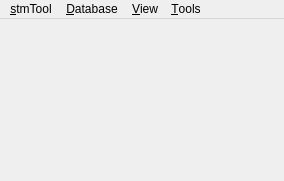
<?xml version="1.0" encoding="UTF-8"?>
<ui version="4.0">
 <class>baseWindowClass</class>
 <widget class="QMainWindow" name="baseWindowClass">
  <property name="geometry">
   <rect>
    <x>0</x>
    <y>0</y>
    <width>284</width>
    <height>181</height>
   </rect>
  </property>
  <property name="sizePolicy">
   <sizepolicy hsizetype="Preferred" vsizetype="Preferred">
    <horstretch>0</horstretch>
    <verstretch>0</verstretch>
   </sizepolicy>
  </property>
  <property name="windowTitle">
   <string>stmTool</string>
  </property>
  <property name="windowIcon">
   <iconset resource="../../../../../../../../home/joj/workspace/STM/res/guires.qrc">
    <normaloff>:/icons/icon.svg</normaloff>:/icons/icon.svg</iconset>
  </property>
  <widget class="QWidget" name="centralwidget"/>
  <widget class="QMenuBar" name="menubar">
   <property name="geometry">
    <rect>
     <x>0</x>
     <y>0</y>
     <width>284</width>
     <height>25</height>
    </rect>
   </property>
   <widget class="QMenu" name="menu_stmTool">
    <property name="title">
     <string>&amp;stmTool</string>
    </property>
    <widget class="QMenu" name="menu_Devices">
     <property name="title">
      <string>&amp;Devices</string>
     </property>
     <addaction name="action_Select_device"/>
    </widget>
    <addaction name="action_New_window"/>
    <addaction name="separator"/>
    <addaction name="menu_Devices"/>
    <addaction name="separator"/>
    <addaction name="action_Preferences"/>
    <addaction name="separator"/>
    <addaction name="action_Quit"/>
   </widget>
   <widget class="QMenu" name="menu_View">
    <property name="title">
     <string>&amp;View</string>
    </property>
    <addaction name="action_Fullscreen"/>
   </widget>
   <widget class="QMenu" name="menu_Help">
    <property name="title">
     <string>&amp;Tools</string>
    </property>
    <addaction name="action_Color_scale_viewer"/>
    <addaction name="action_Log_viewer"/>
    <addaction name="separator"/>
    <addaction name="action_About_stmTool"/>
    <addaction name="action_About_Qt"/>
   </widget>
   <widget class="QMenu" name="menu_sdm">
    <property name="title">
     <string>&amp;Database</string>
    </property>
    <addaction name="action_Browser"/>
    <addaction name="separator"/>
    <addaction name="action_Recent_ressources"/>
    <addaction name="action_Manage_dataspaces"/>
   </widget>
   <addaction name="menu_stmTool"/>
   <addaction name="menu_sdm"/>
   <addaction name="menu_View"/>
   <addaction name="menu_Help"/>
  </widget>
  <action name="action_New_window">
   <property name="icon">
    <iconset resource="../../../../../../../../home/joj/workspace/STM/res/guires.qrc">
     <normaloff>:/icons/document-new.svg.png</normaloff>:/icons/document-new.svg.png</iconset>
   </property>
   <property name="text">
    <string>&amp;New window</string>
   </property>
   <property name="shortcut">
    <string>Ctrl+Shift+N</string>
   </property>
  </action>
  <action name="action_Load_RAW_data">
   <property name="icon">
    <iconset resource="../../../../../../../../home/joj/workspace/STM/res/guires.qrc">
     <normaloff>:/icons/document-open.svg.png</normaloff>:/icons/document-open.svg.png</iconset>
   </property>
   <property name="text">
    <string>&amp;Load RAW data</string>
   </property>
   <property name="shortcut">
    <string>Ctrl+Shift+L</string>
   </property>
  </action>
  <action name="action_Save_RAW_data">
   <property name="icon">
    <iconset resource="../../../../../../../../home/joj/workspace/STM/res/guires.qrc">
     <normaloff>:/icons/document-save.svg.png</normaloff>:/icons/document-save.svg.png</iconset>
   </property>
   <property name="text">
    <string>&amp;Save RAW data</string>
   </property>
   <property name="shortcut">
    <string>Ctrl+Shift+S</string>
   </property>
  </action>
  <action name="action_Select_device">
   <property name="text">
    <string>&amp;Select device</string>
   </property>
   <property name="shortcut">
    <string>Ctrl+Shift+D</string>
   </property>
  </action>
  <action name="action_Configure_device_manager">
   <property name="text">
    <string>&amp;Configure device manager</string>
   </property>
  </action>
  <action name="action_Configure_deviceManager">
   <property name="text">
    <string>&amp;Configure deviceManager</string>
   </property>
   <property name="shortcut">
    <string>Ctrl+Shift+C</string>
   </property>
  </action>
  <action name="action_Quit">
   <property name="icon">
    <iconset resource="../../../../../../../../home/joj/workspace/STM/res/guires.qrc">
     <normaloff>:/icons/dialog-cancel.svg.png</normaloff>:/icons/dialog-cancel.svg.png</iconset>
   </property>
   <property name="text">
    <string>&amp;Quit</string>
   </property>
   <property name="shortcut">
    <string>Ctrl+Shift+Q</string>
   </property>
  </action>
  <action name="action_Cascade">
   <property name="text">
    <string>&amp;Cascade</string>
   </property>
  </action>
  <action name="action_Grid">
   <property name="text">
    <string>&amp;Grid</string>
   </property>
  </action>
  <action name="action_Minimize_all">
   <property name="text">
    <string>&amp;Minimize all</string>
   </property>
  </action>
  <action name="actionMa_ximize_all">
   <property name="text">
    <string>Ma&amp;ximize all</string>
   </property>
  </action>
  <action name="action_Fullscreen">
   <property name="text">
    <string>Toggle &amp;fullscreen mode</string>
   </property>
   <property name="shortcut">
    <string>Ctrl+Shift+F</string>
   </property>
   <property name="shortcutContext">
    <enum>Qt::ApplicationShortcut</enum>
   </property>
  </action>
  <action name="action_stmTool_reference">
   <property name="icon">
    <iconset resource="../../../../../../../../home/joj/workspace/STM/res/guires.qrc">
     <normaloff>:/icons/kchmviewer.png</normaloff>:/icons/kchmviewer.png</iconset>
   </property>
   <property name="text">
    <string>&amp;stmTool reference</string>
   </property>
   <property name="shortcut">
    <string>F1</string>
   </property>
  </action>
  <action name="action_About_stmTool">
   <property name="icon">
    <iconset resource="../../../../../../../../home/joj/workspace/STM/res/guires.qrc">
     <normaloff>:/icons/application-x-executable.svg.png</normaloff>:/icons/application-x-executable.svg.png</iconset>
   </property>
   <property name="text">
    <string>&amp;About stmTool</string>
   </property>
   <property name="shortcut">
    <string>F1</string>
   </property>
   <property name="shortcutContext">
    <enum>Qt::ApplicationShortcut</enum>
   </property>
  </action>
  <action name="action_About_Qt">
   <property name="text">
    <string>About &amp;Qt</string>
   </property>
  </action>
  <action name="action_Preferences">
   <property name="icon">
    <iconset resource="../../../../../../../../home/joj/workspace/STM/res/guires.qrc">
     <normaloff>:/icons/kcontrol.svg.png</normaloff>:/icons/kcontrol.svg.png</iconset>
   </property>
   <property name="text">
    <string>&amp;Preferences</string>
   </property>
   <property name="shortcut">
    <string>Ctrl+Shift+P</string>
   </property>
  </action>
  <action name="actionLo_g_viewer">
   <property name="text">
    <string>Lo&amp;g viewer</string>
   </property>
  </action>
  <action name="action_Log_viewer">
   <property name="text">
    <string>&amp;Log viewer</string>
   </property>
   <property name="shortcut">
    <string>F2</string>
   </property>
   <property name="shortcutContext">
    <enum>Qt::ApplicationShortcut</enum>
   </property>
  </action>
  <action name="action_Open_dataspace">
   <property name="text">
    <string>&amp;Open dataspace</string>
   </property>
  </action>
  <action name="action_file_system">
   <property name="text">
    <string>on &amp;Local FS</string>
   </property>
  </action>
  <action name="action_Recent_ressources">
   <property name="text">
    <string>&amp;Recent ressources</string>
   </property>
  </action>
  <action name="action_Manage_dataspaces">
   <property name="text">
    <string>&amp;Manage dataspaces</string>
   </property>
  </action>
  <action name="action_Browser">
   <property name="text">
    <string>&amp;Browser</string>
   </property>
   <property name="shortcut">
    <string>F5</string>
   </property>
   <property name="shortcutContext">
    <enum>Qt::ApplicationShortcut</enum>
   </property>
  </action>
  <action name="action_Color_scale_viewer">
   <property name="text">
    <string>&amp;Color scale viewer</string>
   </property>
   <property name="shortcut">
    <string>F3</string>
   </property>
  </action>
 </widget>
 <resources>
  <include location="../../../../../../../../home/joj/workspace/STM/res/guires.qrc"/>
 </resources>
 <connections/>
</ui>
